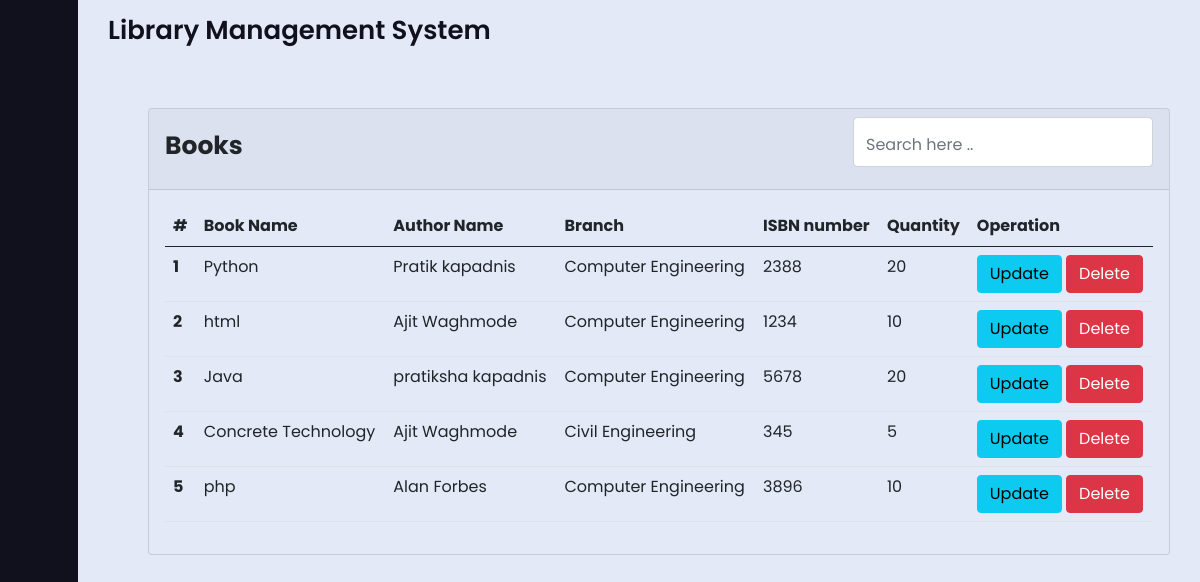
The app's page /library/view-books (signed in), older data.
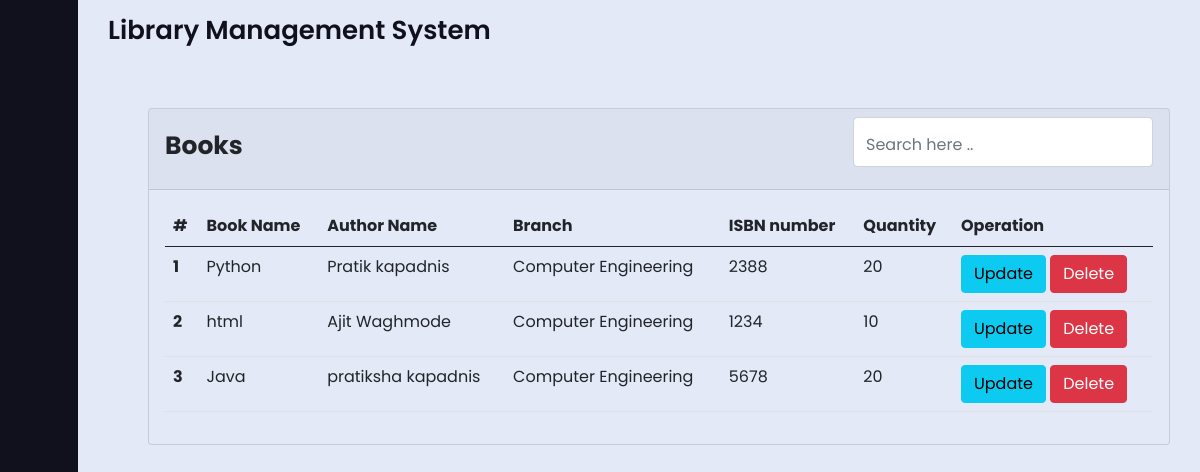
The same page, newer data.
### library/models.py (models this page shows, shortened)
class AddBookModel(models.Model):
    book_name = models.CharField(max_length=200)
    author_name = models.CharField(max_length=200)
    branch = models.CharField(max_length=200, choices=branch)
    isbn_no = models.IntegerField()
    quantity = models.IntegerField()

### library/views.py (the view)
# urls.py: path('view-books', views.viewBook, name='view-books'),
@login_required(login_url='login')
def viewBook(request):
    books = AddBookModel.objects.all()
    context = {'books': books}
    return render(request, 'library/viewBooks.html', context=context)

### library/templates/library/viewBooks.html (shortened to what this page needs)
{% extends 'library/base.html' %}
{% load crispy_forms_tags %}
{% block content %}
<section class="home-section">
    <div class="home-content">
        <span class="text">Library Management System</span>
    </div>
    <div class="card mt-5" style="margin-left: 70px; margin-right: 30px; background-color: #e4e9f7;">
        <div class="card-header">
            <div style="display: flex;">
                <p class="float-start" style="font-size: 25px; font-weight: bold; padding-top: 10px;">
                    Books
                </p>
                <input class="form-control" id="search-input" type="text" placeholder="Search here .."
                    style="margin-left:auto; width: 300px; height: 50px; padding-top: 10px;" aria-label="Search"
                    onkeyup="search()">
            </div>
        </div>
        <div class=" card-body">
            <table class="table" id="myTable">
                <thead>
                    <tr>
                        <th scope="col">#</th>
                        <th scope="col">Book Name</th>
                        <th scope="col">Author Name</th>
                        <th scope="col">Branch</th>
                        <th scope="col">ISBN number</th>
                        <th scope="col">Quantity</th>
                        <th scope="col">Operation</th>
                    </tr>
                </thead>
                <tbody>
                    {% for book in books %}
                    <tr>
                        <th scope="row">{{book.id}}</th>
                        <td>{{book.book_name}}</td>
                        <td>{{book.author_name}}</td>
                        <td>{{book.branch}}</td>
                        <td>{{book.isbn_no}}</td>
                        <td>{{book.quantity}}</td>
                        <td>
                            <a href="#" type="submit" class="btn btn-info"> Update </a>
                            <a href="#" type="submit" class="btn btn-danger"> Delete </a>
                        </td>
                    </tr>
                    {% endfor %}
                </tbody>
            </table>
        </div>
    </div>
</section>
{% endblock %}

### library/templates/library/base.html (shortened to what this page needs)
{% load static %}
<!doctype html>
<html lang="en">
<head>
    <link href="https://cdn.jsdelivr.net/npm/bootstrap@5.1.0/dist/css/bootstrap.min.css" rel="stylesheet"
>
    <link rel="stylesheet" type="text/css" href="{% static '/css/style.css'%}">
    <link href='https://unpkg.com/boxicons@2.0.9/css/boxicons.min.css' rel='stylesheet'>
</head>
<body>
    {% include 'library/sidebar.html' %}
    {% block content %}
    {% endblock %}
</body>
</html>

### library/templates/library/sidebar.html (shortened to what this page needs)
{% load static %}
<div class="sidebar close">
    <div class="logo-details">
        <i class='bx bx-library'></i>
    </div>
    <ul class="nav-links">
        <li>
            <a href="#">
                <i class='bx bxs-home'></i>
            </a>
        </li>
        <li>
            <div class="iocn-link">
                <a href="#">
                    <i class='bx bxs-book'></i>
                </a>
            </div>
        </li>
        <li>
            <div class="iocn-link">
                <a href="#">
                    <i class='bx bxs-book-bookmark'></i>
                </a>
            </div>
        </li>
        <li>
            <div class="iocn-link">
                <a href="#">
                    <i class='bx bxs-user-check'></i>
                </a>
            </div>
        </li>
    </ul>
</div>

### static/css/style.css (style rules this page uses)
* { margin: 0; padding: 0; box-sizing: border-box; font-family: "Poppins", sans-serif; }
.sidebar { position: fixed; top: 0; left: 0; height: 100%; width: 260px; background: #11101d; z-index: 100; transition: all 0.5s ease; }
.sidebar.close { width: 78px; }
.sidebar .logo-details { height: 60px; width: 100%; display: flex; align-items: center; }
.sidebar .logo-details i { font-size: 30px; color: #fff; height: 50px; min-width: 78px; text-align: center; line-height: 50px; }
.sidebar .nav-links { height: 100%; padding: 30px 0 150px 0; overflow: auto; }
.sidebar.close .nav-links { overflow: visible; }
.sidebar .nav-links li { position: relative; list-style: none; transition: all 0.4s ease; }
.sidebar .nav-links li .iocn-link { display: flex; align-items: center; justify-content: space-between; }
.sidebar.close .nav-links li .iocn-link { display: block; }
.sidebar .nav-links li i { height: 50px; min-width: 78px; text-align: center; line-height: 50px; color: #fff; font-size: 20px; cursor: pointer; transition: all 0.3s ease; }
.sidebar .nav-links li a { display: flex; align-items: center; text-decoration: none; }
.home-section { position: relative; background: #e4e9f7; height: 100vh; left: 260px; width: calc(100% - 260px); transition: all 0.5s ease; }
.sidebar.close ~ .home-section { left: 78px; width: calc(100% - 78px); }
.home-section .home-content { height: 60px; display: flex; align-items: center; }
.home-section .home-content .bx-menu, .home-section .home-content .text { color: #11101d; font-size: 35px; }
.home-section .home-content .text { font-size: 26px; font-weight: 600; }

Row changes from the older to the newer data that the page shows:
removed AddBookModel: id "4", book_name "Concrete Technology", author_name "Ajit Waghmode", branch "Civil Engineering", isbn_no "345", quantity "5"
removed AddBookModel: id "5", book_name "php", author_name "Alan Forbes", branch "Computer Engineering", isbn_no "3896", quantity "10"
